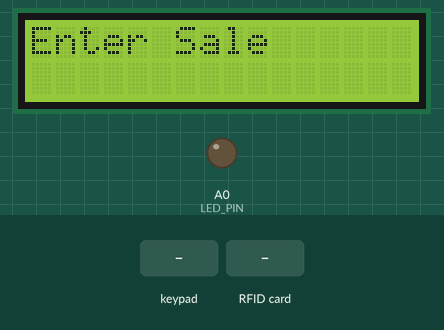
Bench run of a sketch on a simulated Arduino Uno, built with avr-gcc and run on an emulated ATmega328P. Shown: 16×2 character LCD, output pins drawn as LEDs (lit = HIGH). The test bench sets the inputs (shaded band). Pins used as bus, display or sensor lines are not drawn; what the sketch prints to the serial monitor is not drawn.

Above: at 1.6 s.
1.7 s: keypad keys 2 3 4 5 # pressed 0.4 s apart
At 3.9 s:
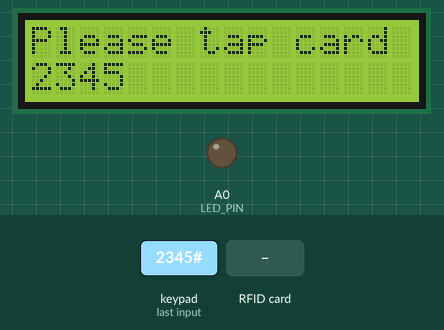
5.2 s: RFID card 33 87 AC A2 held to the reader
At 6.8 s:
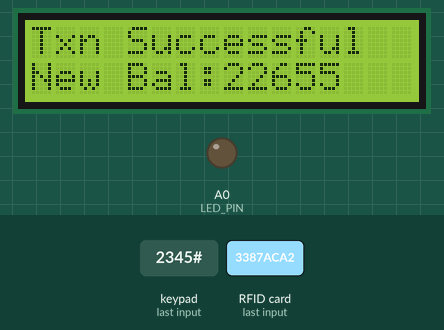
8.2 s: key '*' pressed
At 9.2 s:
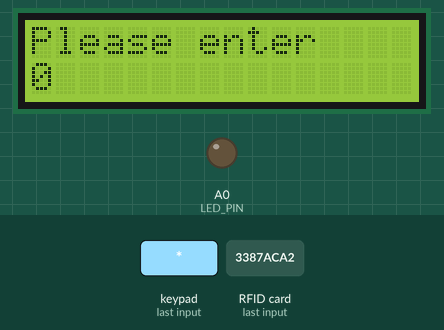
9.7 s: keypad keys 6 7 8 pressed 0.4 s apart
At 10.8 s:
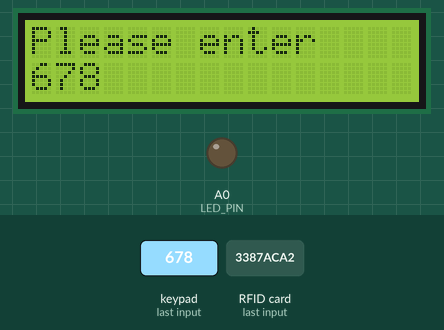
Timing chart, 0 to 12.7 s (numbered marks = the images above; inputs shaded):
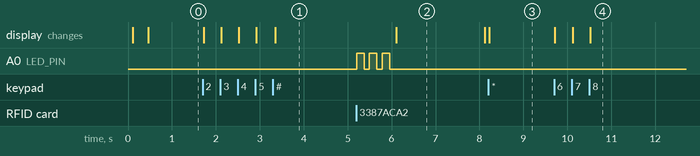

Measured:
- after the input at 1.7 s, the display: first changes at once (image 1 shows a later state)
- after the input at 5.2 s, A0 (LED_PIN): alternates HIGH for 0.17 s and LOW for 0.12 s, 6 changes in all, then stays LOW, starting at once; the display: changes after 0.90 s (image 2)
- after the input at 8.2 s, the display: changes at once (image 3)
- after the input at 9.7 s, the display: first changes at once (image 4 shows a later state)
- what the display in image 2 shows lasts 2.0 s, from 6.1 s to 8.1 s

The sketch:

POS_Simulation_Arduino.ino
```cpp
#include <Wire.h>
#include <SPI.h>
#include <MFRC522.h>
#include <Keypad.h>
#include <LiquidCrystal_I2C.h>

#define SS_PIN 10
#define RST_PIN 9
MFRC522 mfrc(SS_PIN, RST_PIN);

const byte ROWS = 4;
const byte COLS = 3;
char keys[ROWS][COLS] = {
  {'1','2','3'},
  {'4','5','6'},
  {'7','8','9'},
  {'*','0','#'}
};
byte rowPins[ROWS] = {2,3,4,5};
byte colPins[COLS] = {6,7,8};
Keypad keypad = Keypad(makeKeymap(keys), rowPins, colPins, ROWS, COLS);

const int LED_PIN = A0;
LiquidCrystal_I2C *lcd = nullptr;

enum State { ENTER_AMOUNT, WAIT_CARD, SHOW_RESULT };
State state = ENTER_AMOUNT;

String amountStr = "";
unsigned long stateTimer = 0;

const String CARD_UID = "33:87:AC:A2";
long balance = 25000;

uint8_t scanI2CForDevice() {
  Wire.begin();
  for (uint8_t addr = 0x03; addr <= 0x77; addr++) {
    Wire.beginTransmission(addr);
    uint8_t err = Wire.endTransmission();
    if (err == 0) return addr;
  }
  return 0;
}

void createInitLCD(uint8_t addr) {
  if (lcd) { delete lcd; lcd = nullptr; }
  if (addr == 0) addr = 0x27;
  lcd = new LiquidCrystal_I2C(addr, 16, 2);
  lcd->init();
  lcd->backlight();
  delay(30);
}

String uidToString(MFRC522::Uid uid){
  String s = "";
  for (byte i = 0; i < uid.size; i++){
    if(uid.uidByte[i] < 0x10) s += "0";
    s += String(uid.uidByte[i], HEX);
    if(i + 1 < uid.size) s += ":";
  }
  s.toUpperCase();
  return s;
}

void showEnterAmountScreen(){
  state = ENTER_AMOUNT;
  amountStr = "";
  lcd->clear();
  lcd->setCursor(0,0);
  lcd->print("Enter Sale");
  lcd->setCursor(0,1);

}

void updateAmountLine(){
  lcd->setCursor(0,1);
  if(amountStr.length() == 0) {
    lcd->print("0               ");
  } else {
    lcd->print(amountStr);
    for(int i = 0; i < 16 - (int)amountStr.length(); ++i) lcd->print(' ');
  }
}

void showPleaseTap(){
  state = WAIT_CARD;
  lcd->clear();
  lcd->setCursor(0,0);
  lcd->print("Please tap card");
  lcd->setCursor(0,1);
  if(amountStr.length()) lcd->print(amountStr); else lcd->print("0");
}

void showResultAndNewBalance(long newBal){
  state = SHOW_RESULT;
  lcd->clear();
  lcd->setCursor(0,0);
  lcd->print("Txn Successful");
  lcd->setCursor(0,1);
  lcd->print("New Bal:");
  lcd->print(newBal);
  stateTimer = millis() + 2000;
}

void showInsufficient(){
  state = SHOW_RESULT;
  lcd->clear();
  lcd->setCursor(0,0);
  lcd->print("Insufficient");
  lcd->setCursor(0,1);
  lcd->print("Funds");
  stateTimer = millis() + 2000;
}

void showUnknownCard(){
  state = SHOW_RESULT;
  lcd->clear();
  lcd->setCursor(0,0);
  lcd->print("Card not");
  lcd->setCursor(0,1);
  lcd->print("recognized");
  stateTimer = millis() + 2000;
}

void blinkLedSuccess(){
  for(int i=0;i<3;i++){
    digitalWrite(LED_PIN, HIGH);
    delay(170);
    digitalWrite(LED_PIN, LOW);
    delay(120);
  }
}

void setup(){
  Serial.begin(115200);
  while(!Serial) { }
  pinMode(LED_PIN, OUTPUT);
  digitalWrite(LED_PIN, LOW);

  Wire.begin();
  uint8_t addr = scanI2CForDevice();
  if(addr == 0){
    createInitLCD(0x27);
  } else {
    createInitLCD(addr);
  }

  lcd->clear();
  lcd->setCursor(0,0);
  lcd->print("Initializing...");
  delay(150);
  SPI.begin();
  mfrc.PCD_Init();
  delay(100);
  showEnterAmountScreen();
  Serial.println("Mini POS ready");
  Serial.print("Authorized UID: ");
  Serial.println(CARD_UID);
  Serial.print("Starting balance: ");
  Serial.println(balance);
}

void loop(){
  if(state == ENTER_AMOUNT){
    char k = keypad.getKey();
    if(k){
      Serial.print("Key: ");
      Serial.println(k);
      if(k >= '0' && k <= '9'){
        if(amountStr.length() < 8){
          if(amountStr == "0") amountStr = String(k);
          else amountStr += k;
        }
      } else if(k == '*'){
        amountStr = "";
        lcd->clear();
        lcd->setCursor(0,0);
        lcd->print("Please enter");
        lcd->setCursor(0,1);
        lcd->print("0");
      } else if(k == '#'){
        if(amountStr.length() == 0) amountStr = "0";
        showPleaseTap();
        Serial.print("Amount confirmed: ");
        Serial.println(amountStr);
      }
      updateAmountLine();
    }
  }
  else if(state == WAIT_CARD){
    if (mfrc.PICC_IsNewCardPresent() && mfrc.PICC_ReadCardSerial()){
      String id = uidToString(mfrc.uid);
      Serial.print("Card tapped UID: ");
      Serial.println(id);
      if(id == CARD_UID){
        long amt = amountStr.length()? amountStr.toInt() : 0;
        if(amt <= balance){
          balance -= amt;
          Serial.print("TXN SUCCESS Amount=");
          Serial.print(amt);
          Serial.print(" NewBal=");
          Serial.println(balance);
          blinkLedSuccess();
          showResultAndNewBalance(balance);
        } else {
          Serial.println("INSUFFICIENT FUND");
          showInsufficient();
        }
      } else {
        Serial.println("UNKNOWN CARD");
        showUnknownCard();
      }
      mfrc.PICC_HaltA();
      mfrc.PCD_StopCrypto1();
    }
  }
  else if(state == SHOW_RESULT){
    if(millis() >= stateTimer){
      showEnterAmountScreen();
    }
  }
}
```
